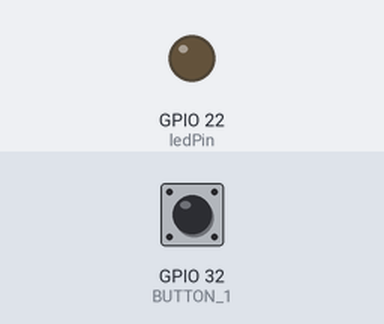
Bench run of a sketch on a simulated ESP32. Parts: output pins drawn as LEDs (lit = HIGH). Inputs (shaded band) come from the test bench; at power-on: GPIO 32 (BUTTON_1) LOW.

Above: at 1.2 s.
1.3 s: GPIO 32 (BUTTON_1) pulled HIGH for 0.15 s
At 1.37 s:
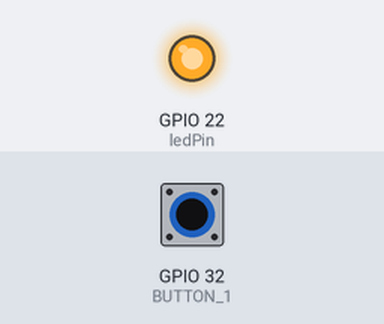
2.9 s: GPIO 32 (BUTTON_1) pulled HIGH for 3.2 s
At 6.5 s:
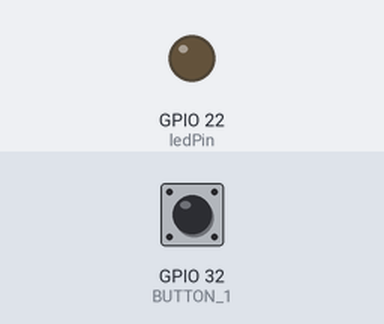
Timing chart, 0 to 8.0 s (numbered marks = the images above; inputs shaded):
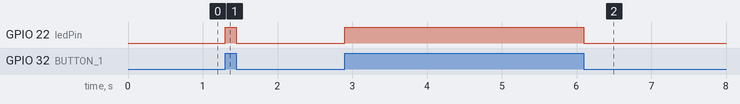

The sketch:

002.ino
```cpp
/***
 * LED Blinking
 * Code Written by TechMartian
 */
#include <esp_adc_cal.h>

const int ledPin = 22;
const int BUTTON_1 = 32;

void setup() {
  Serial.begin(115200);
  // setup pin 5 as a digital output pin
  pinMode(ledPin, OUTPUT);
  pinMode(BUTTON_1, INPUT);
}

void loop() {
  if(digitalRead(BUTTON_1) == HIGH) {
    digitalWrite (ledPin, HIGH);  // turn on the LED
  } else {
    digitalWrite (ledPin, LOW);  // turn on the LED
  }
}
```

Measured:
- after the input at 1.3 s, GPIO 22 (ledPin): LOW → HIGH at once, → LOW 0.15 s later
- after the input at 2.9 s, GPIO 22 (ledPin): LOW → HIGH at once, → LOW 3.2 s later
